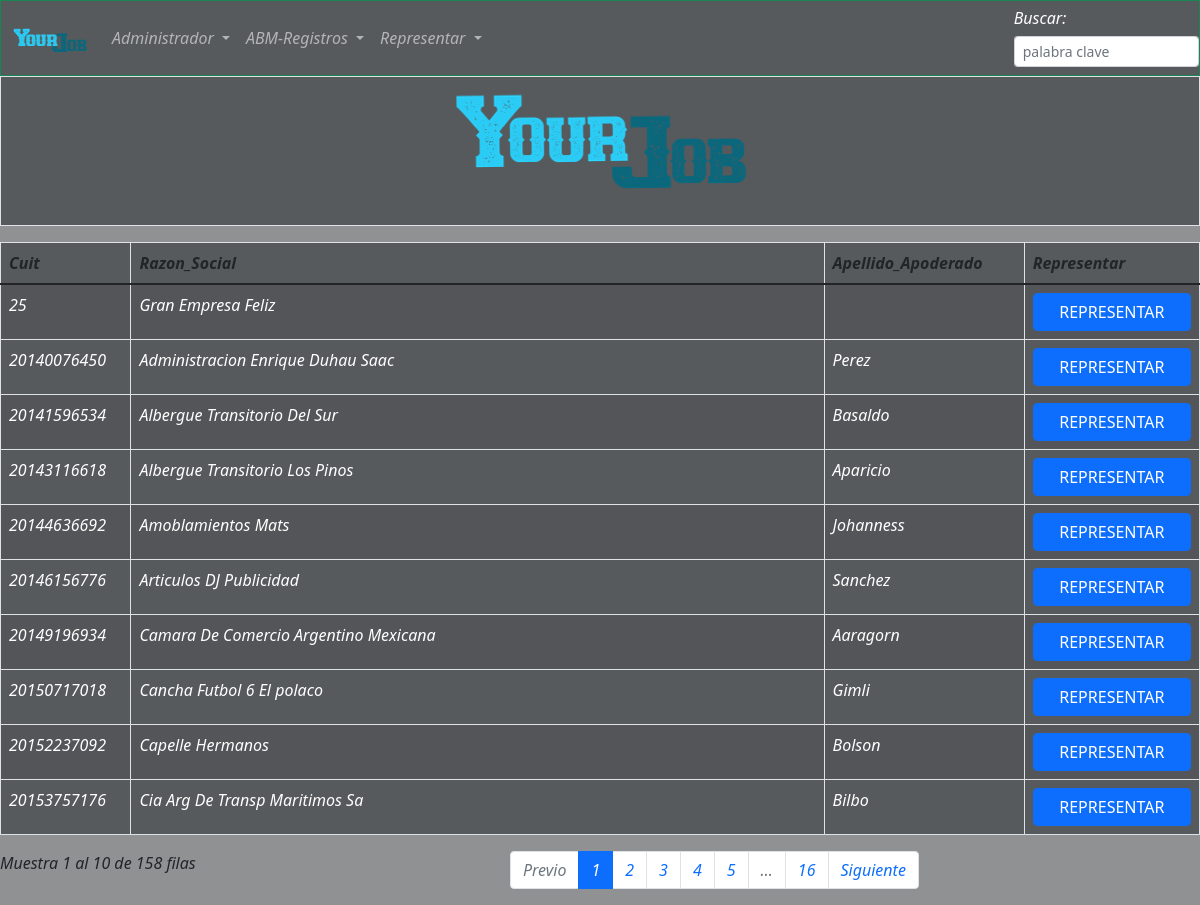
Page /escojerep.php?t=empresa (signed in) on the committed database.
### tables this page shows
CREATE TABLE IF NOT EXISTS `empresa` (
  `Cuit` varchar(30) NOT NULL,
  `Apellido_Apoderado` varchar(30) DEFAULT NULL,
  `Num_DNI_Apoderado` int(10) DEFAULT NULL,
  `Razon_Social` varchar(100) DEFAULT NULL,
  `FC_Inicio_Actividades` date DEFAULT NULL,
  `Domicilio` varchar(100) DEFAULT NULL,
  `Cd_postal` int(4) DEFAULT NULL,
  `Rubro` varchar(30) DEFAULT NULL,
  `Tel_Contacto` varchar(10) DEFAULT NULL,
  `Email` varchar(100) DEFAULT NULL,
  `Nombre_Apoderado` varchar(30) DEFAULT NULL,
  PRIMARY KEY (`Cuit`),
  KEY `Cuit` (`Cuit`),
  KEY `Cuit_2` (`Cuit`),
  KEY `Cuit_3` (`Cuit`),
  KEY `Cuit_4` (`Cuit`),
  KEY `Cuit_5` (`Cuit`),
  KEY `Cuit_6` (`Cuit`),
  KEY `Cuit_7` (`Cuit`),
  KEY `Cuit_8` (`Cuit`),
  KEY `Cuit_9` (`Cuit`)
);

### dbcon.php (called while the page is built, shortened)
<?php
    function cunsultadbmultiple($consulta)
    {
        $servername = "localhost";
        $username = "bot";
        $password = "f4ideEb85YrUIXuU";
        $dbname = "bolsatrabajo";
        $conn = new mysqli($servername, $username, $password, $dbname);
        $conn->query("SET NAMES 'utf8'");
        $resultado = $conn->query($consulta);
        $arrayRes=array();
        if($resultado){
        while($fila = $resultado->fetch_assoc())
        {
            array_push($arrayRes,$fila);
        };
        };
        return $arrayRes;
    }
 ?>

### escojerep.php (the view, shortened to what this page needs)
<!DOCTYPE html>
<html>
<head>
</head>
<body >
<?php
 require __DIR__ . '/encabezadoadmin.php';
 require __DIR__ . '/dbcon.php';
$tabla=$_GET['t'];
if($tabla=="empresa")
{
    $consulta="SELECT Cuit,Razon_Social,Apellido_Apoderado FROM empresa" ;
}
$filas=cunsultadbmultiple($consulta);
$columnas=array_keys($filas[0]);
?>
<table id="example" class="table table-striped table-bordered bg-dark bg-opacity-50" style="width:100%">
<thead>
    <tr>
    <?php foreach($columnas as $columna){ printf('<th>%s</th>',$columna);} ?>
    <th>Representar</th>
    </tr>
</thead>
<tbody>
<?php
    foreach($filas as $fila){
        echo '<tr>';
        foreach($columnas as $columna){
            printf('<td class="text-white">%s</td>',$fila[$columna]);
        };
    ?>
        <td>
        <form action=<?php echo 'representar.php'?> method="POST">
            <input type=  "submit" class="form-control btn btn-primary btn-opacity-50" name="boton" value ="REPRESENTAR">
        </form>
        </td>
</tr>
    <?php
    }
    ?>
</tbody>
</table>
</body>
</html>

### extensionB.php (shortened to what this page needs)
<!DOCTYPE html>
<html lang="en">
<head>
    <link href="https://cdn.jsdelivr.net/npm/bootstrap@5.1.1/dist/css/bootstrap.min.css" rel="stylesheet">
</head>

### encabezadoadmin.php (shortened to what this page needs)
<?php require __DIR__ . '/extensionB.php';?>
<body class="bg-dark bg-opacity-50 fst-italic">
    <nav id="barra" class="navbar sticky-top navbar-expand-lg navbar-dark bg-danger bg-dark bg-opacity-50 border border-success fst-italic" >
  <div class="container-fluid">
    <a class="navbar-brand" href="">
    <img src="imagenes/logoyj.PNG" alt="" width="75" height="24">
    </a>
    <div class="collapse navbar-collapse" id="navbarNavDropdown">
      <ul class="navbar-nav">
        <li class="nav-item dropdown" id="dd">
          <a class="nav-link dropdown-toggle" href="#" id="navbarDropdownMenuLink" role="button" data-bs-toggle="dropdown" aria-expanded="false">
          Administrador
          </a>
          </li>
        <li class="nav-item dropdown" id="dd">
          <a class="nav-link dropdown-toggle" href="#" id="navbarDropdownMenuLink" role="button" data-bs-toggle="dropdown" aria-expanded="false">
          ABM-Registros
          </a>
          </li>
          <li class="nav-item dropdown" id="dd">
          <a class="nav-link dropdown-toggle" href="#" id="navbarDropdownMenuLink" role="button" data-bs-toggle="dropdown" aria-expanded="false">
          Representar
          </a>
          </li>
</nav>
<figure class="text-center">
  <blockquote class="blockquote ">
    <div class="p-3 mb-2  bg-dark bg-opacity-50  border border-primary-25"><p><img src="imagenes/tituloyj.PNG" alt="" width="300" height="100"></p></div>
  </blockquote>
</figure>
</body>
</html>

### rows in the picture
empresa: Cuit "20140076450", Razon_Social "Administracion Enrique Duhau Saac", Apellido_Apoderado "Perez"
empresa: Cuit "20141596534", Razon_Social "Albergue Transitorio Del Sur", Apellido_Apoderado "Basaldo"
empresa: Cuit "20143116618", Razon_Social "Albergue Transitorio Los Pinos", Apellido_Apoderado "Aparicio"
empresa: Cuit "20144636692", Razon_Social "Amoblamientos Mats", Apellido_Apoderado "Johanness"
empresa: Cuit "20146156776", Razon_Social "Articulos DJ Publicidad", Apellido_Apoderado "Sanchez"
empresa: Cuit "20149196934", Razon_Social "Camara De Comercio Argentino Mexicana", Apellido_Apoderado "Aaragorn"
empresa: Cuit "20150717018", Razon_Social "Cancha Futbol 6 El polaco", Apellido_Apoderado "Gimli"
empresa: Cuit "20152237092", Razon_Social "Capelle Hermanos", Apellido_Apoderado "Bolson"
empresa: Cuit "20153757176", Razon_Social "Cia Arg De Transp Maritimos Sa", Apellido_Apoderado "Bilbo"
empresa: Cuit "25", Razon_Social "Gran Empresa Feliz"

### other values in the picture
$columna "Cuit"
$columna "Razon_Social"
$columna "Apellido_Apoderado"
